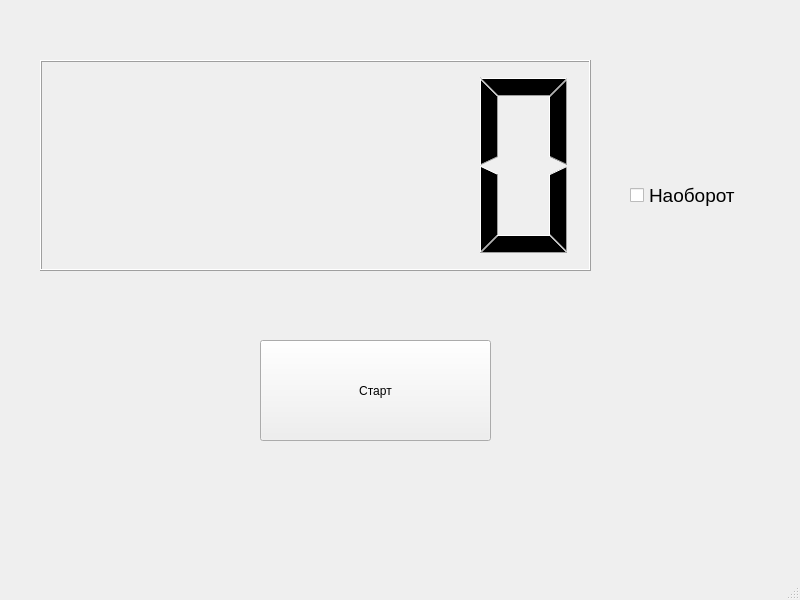
<?xml version="1.0" encoding="UTF-8"?>
<ui version="4.0">
 <class>MainWindow</class>
 <widget class="QMainWindow" name="MainWindow">
  <property name="geometry">
   <rect>
    <x>0</x>
    <y>0</y>
    <width>800</width>
    <height>600</height>
   </rect>
  </property>
  <property name="windowTitle">
   <string>MainWindow</string>
  </property>
  <widget class="QWidget" name="centralwidget">
   <widget class="QPushButton" name="pushButton">
    <property name="geometry">
     <rect>
      <x>260</x>
      <y>340</y>
      <width>231</width>
      <height>101</height>
     </rect>
    </property>
    <property name="text">
     <string>Старт</string>
    </property>
   </widget>
   <widget class="QLCDNumber" name="lcdNumber">
    <property name="geometry">
     <rect>
      <x>40</x>
      <y>60</y>
      <width>551</width>
      <height>211</height>
     </rect>
    </property>
   </widget>
   <widget class="QCheckBox" name="checkBox">
    <property name="geometry">
     <rect>
      <x>630</x>
      <y>180</y>
      <width>131</width>
      <height>31</height>
     </rect>
    </property>
    <property name="font">
     <font>
      <pointsize>14</pointsize>
     </font>
    </property>
    <property name="text">
     <string>Наоборот</string>
    </property>
   </widget>
  </widget>
  <widget class="QMenuBar" name="menubar">
   <property name="geometry">
    <rect>
     <x>0</x>
     <y>0</y>
     <width>800</width>
     <height>26</height>
    </rect>
   </property>
  </widget>
  <widget class="QStatusBar" name="statusbar"/>
 </widget>
 <resources/>
 <connections/>
</ui>
